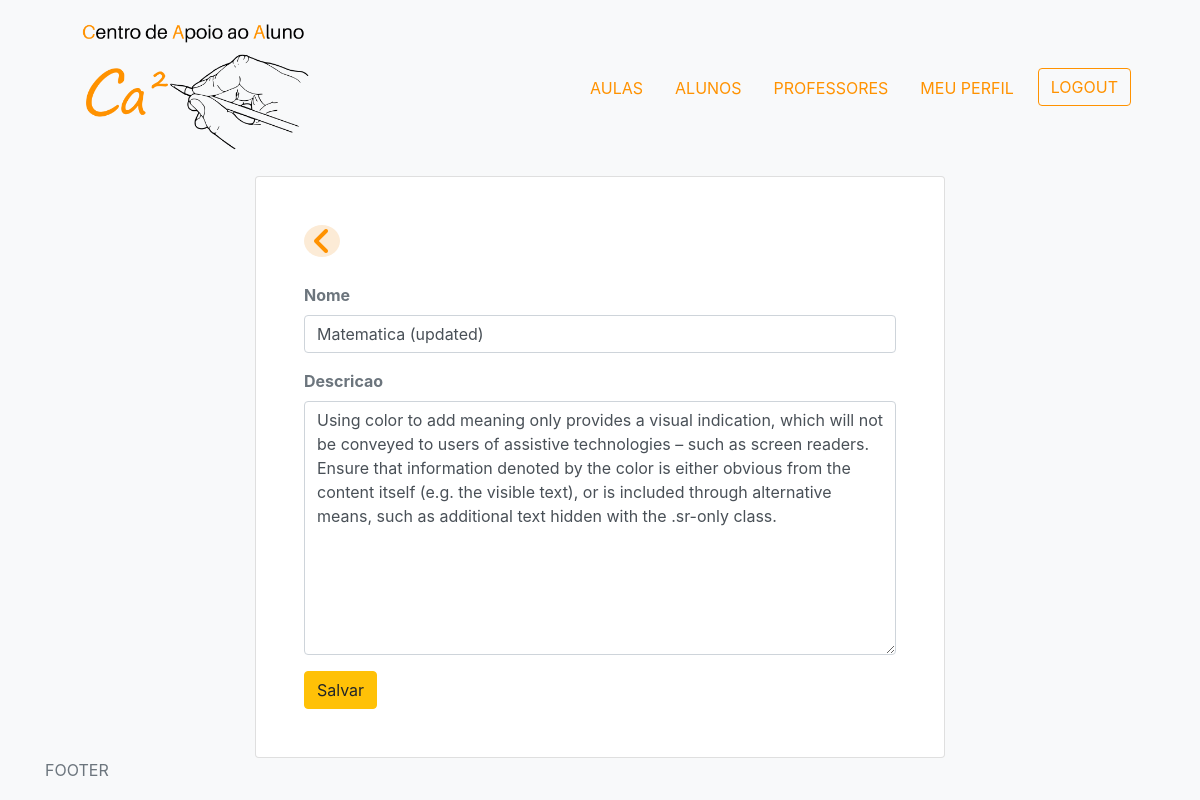
The app's page /professores/update-skill/1dc376c7d2f44ed99bdbc2180b0c28c9 (signed in) with its own data.
### professores/models.py (models this page shows, shortened)
class Habilidade(models.Model):
    owner = models.ForeignKey(
        Professor, on_delete=models.CASCADE, null=True, blank=True)
    nome = models.CharField(max_length=200, blank=True, null=True)
    descricao = models.TextField(null=True, blank=True)
    created = models.DateTimeField(auto_now_add=True)
    id = models.UUIDField(default=uuid.uuid4, unique=True,
                          primary_key=True, editable=False)

### professores/views.py (the view)
# urls.py: path('update-skill/<str:pk>', views.updateSkill, name="update-skill"),
@login_required(login_url='login')
def updateSkill(request, pk):
    profile = request.user.professor
    habilidade = profile.habilidade_set.get(id=pk)
    form = HabilidadeForm(instance=habilidade)
    if request.method == 'POST':
        form = HabilidadeForm(request.POST, instance=habilidade)
        if form.is_valid():
            form.save()
            messages.success(request, 'Habilidade atualizada com sucesso!')
            return redirect('account')
    context = {'form': form}
    return render(request, 'professores/skill_form.html', context)

### professores/forms.py
class HabilidadeForm(ModelForm):
    class Meta:
        model = Habilidade
        fields = '__all__'
        exclude = ['owner']
    def __init__(self, *args, **kwargs):
        super(HabilidadeForm, self).__init__(*args, **kwargs)
        for name, field in self.fields.items():
            field.widget.attrs.update({'class': 'form-control'})

### professores/templates/professores/skill_form.html (shortened to what this page needs)
{% extends "main.html" %}
{% block content %}
    <div class="container">
        <div class="container">
            <div class="row">
                <div class="col-md-8 m-auto">
                    <div class="card m-auto">
                        <div class="card-body p-5">
                                <div class="container text-left mb-4 p-0">
                                    <div class="d-inline-flex rounded-circle px-2 skill__back ">
                                        <a class="text-warning d-inline-flex font-weight-bold text-decoration-none" href="{% url 'account' %}"><i class="fas fa-angle-left fa-2x"></i></a>
                                    </div>
                                </div>
                                <form action="" method="post">
                                    {% for field in  form %}
                                        <div class="form-group">
                                            <label class="font-weight-bold" for="{{ field.auto_id }}">{{field.label}}</label>
                                            {{field}}
                                        </div>
                                    {% endfor %}
                                    <input class="btn btn-warning" type="submit" value="Salvar" />
                                </form>
                        </div>
                    </div>
                </div>
            </div>
        </div>
</div>
{% endblock content %}

### static/styles/main.css (style rules this page uses)
.text-warning { color: #ff9200 !important; }
.skill__back { background-color: #fcebd6; }

### records on screen
Habilidade: form "Matematica (updated)" "Using color to add meaning only provides a visual indication, which will not be conveyed to users of assistive technologies – such as screen readers. Ensure that information denoted by the color is either obvious from the content itself (e.g. the visible text), or is included through alternative means, such as additional text hidden with the .sr-only class."

### other values on screen
{{ field.label }} "Nome" "Descricao"
